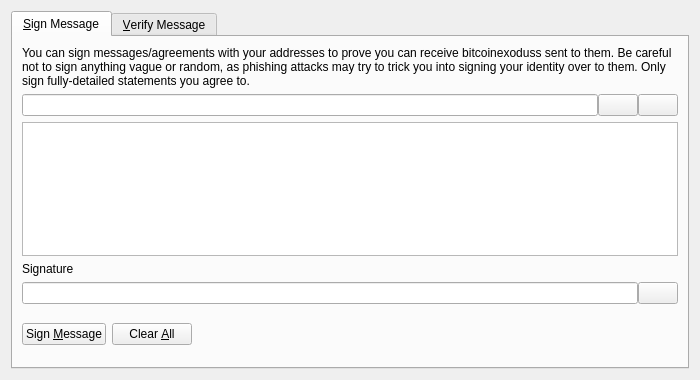
<?xml version="1.0" encoding="UTF-8"?>
<ui version="4.0">
 <class>SignVerifyMessageDialog</class>
 <widget class="QDialog" name="SignVerifyMessageDialog">
  <property name="geometry">
   <rect>
    <x>0</x>
    <y>0</y>
    <width>700</width>
    <height>380</height>
   </rect>
  </property>
  <property name="windowTitle">
   <string>Signatures - Sign / Verify a Message</string>
  </property>
  <property name="modal">
   <bool>true</bool>
  </property>
  <layout class="QVBoxLayout" name="verticalLayout">
   <item>
    <widget class="QTabWidget" name="tabWidget">
     <property name="currentIndex">
      <number>0</number>
     </property>
     <widget class="QWidget" name="tabSignMessage">
      <attribute name="title">
       <string>&amp;Sign Message</string>
      </attribute>
      <layout class="QVBoxLayout" name="verticalLayout_SM">
       <item>
        <widget class="QLabel" name="infoLabel_SM">
         <property name="text">
          <string>You can sign messages/agreements with your addresses to prove you can receive bitcoinexoduss sent to them. Be careful not to sign anything vague or random, as phishing attacks may try to trick you into signing your identity over to them. Only sign fully-detailed statements you agree to.</string>
         </property>
         <property name="textFormat">
          <enum>Qt::PlainText</enum>
         </property>
         <property name="wordWrap">
          <bool>true</bool>
         </property>
        </widget>
       </item>
       <item>
        <layout class="QHBoxLayout" name="horizontalLayout_1_SM">
         <property name="spacing">
          <number>0</number>
         </property>
         <item>
          <widget class="QValidatedLineEdit" name="addressIn_SM">
           <property name="toolTip">
            <string>The BitcoinExodus address to sign the message with</string>
           </property>
          </widget>
         </item>
         <item>
          <widget class="QPushButton" name="addressBookButton_SM">
           <property name="toolTip">
            <string>Choose previously used address</string>
           </property>
           <property name="text">
            <string/>
           </property>
           <property name="icon">
            <iconset resource="../bitcoinexodus.qrc">
             <normaloff>:/icons/address-book</normaloff>:/icons/address-book</iconset>
           </property>
           <property name="shortcut">
            <string>Alt+A</string>
           </property>
           <property name="autoDefault">
            <bool>false</bool>
           </property>
          </widget>
         </item>
         <item>
          <widget class="QPushButton" name="pasteButton_SM">
           <property name="toolTip">
            <string>Paste address from clipboard</string>
           </property>
           <property name="text">
            <string/>
           </property>
           <property name="icon">
            <iconset resource="../bitcoinexodus.qrc">
             <normaloff>:/icons/editpaste</normaloff>:/icons/editpaste</iconset>
           </property>
           <property name="shortcut">
            <string>Alt+P</string>
           </property>
           <property name="autoDefault">
            <bool>false</bool>
           </property>
          </widget>
         </item>
        </layout>
       </item>
       <item>
        <widget class="QPlainTextEdit" name="messageIn_SM">
         <property name="toolTip">
          <string>Enter the message you want to sign here</string>
         </property>
        </widget>
       </item>
       <item>
        <widget class="QLabel" name="signatureLabel_SM">
         <property name="text">
          <string>Signature</string>
         </property>
         <property name="textFormat">
          <enum>Qt::PlainText</enum>
         </property>
        </widget>
       </item>
       <item>
        <layout class="QHBoxLayout" name="horizontalLayout_2_SM">
         <property name="spacing">
          <number>0</number>
         </property>
         <item>
          <widget class="QLineEdit" name="signatureOut_SM">
           <property name="font">
            <font>
             <italic>true</italic>
            </font>
           </property>
           <property name="readOnly">
            <bool>true</bool>
           </property>
          </widget>
         </item>
         <item>
          <widget class="QPushButton" name="copySignatureButton_SM">
           <property name="toolTip">
            <string>Copy the current signature to the system clipboard</string>
           </property>
           <property name="text">
            <string/>
           </property>
           <property name="icon">
            <iconset resource="../bitcoinexodus.qrc">
             <normaloff>:/icons/editcopy</normaloff>:/icons/editcopy</iconset>
           </property>
           <property name="autoDefault">
            <bool>false</bool>
           </property>
          </widget>
         </item>
        </layout>
       </item>
       <item>
        <layout class="QHBoxLayout" name="horizontalLayout_3_SM">
         <item>
          <widget class="QPushButton" name="signMessageButton_SM">
           <property name="toolTip">
            <string>Sign the message to prove you own this BitcoinExodus address</string>
           </property>
           <property name="text">
            <string>Sign &amp;Message</string>
           </property>
           <property name="icon">
            <iconset resource="../bitcoinexodus.qrc">
             <normaloff>:/icons/edit</normaloff>:/icons/edit</iconset>
           </property>
           <property name="autoDefault">
            <bool>false</bool>
           </property>
          </widget>
         </item>
         <item>
          <widget class="QPushButton" name="clearButton_SM">
           <property name="toolTip">
            <string>Reset all sign message fields</string>
           </property>
           <property name="text">
            <string>Clear &amp;All</string>
           </property>
           <property name="icon">
            <iconset resource="../bitcoinexodus.qrc">
             <normaloff>:/icons/remove</normaloff>:/icons/remove</iconset>
           </property>
           <property name="autoDefault">
            <bool>false</bool>
           </property>
          </widget>
         </item>
         <item>
          <spacer name="horizontalSpacer_1_SM">
           <property name="orientation">
            <enum>Qt::Horizontal</enum>
           </property>
           <property name="sizeHint" stdset="0">
            <size>
             <width>40</width>
             <height>48</height>
            </size>
           </property>
          </spacer>
         </item>
         <item>
          <widget class="QLabel" name="statusLabel_SM">
           <property name="font">
            <font>
             <weight>75</weight>
             <bold>true</bold>
            </font>
           </property>
           <property name="text">
            <string/>
           </property>
           <property name="wordWrap">
            <bool>true</bool>
           </property>
          </widget>
         </item>
         <item>
          <spacer name="horizontalSpacer_2_SM">
           <property name="orientation">
            <enum>Qt::Horizontal</enum>
           </property>
           <property name="sizeHint" stdset="0">
            <size>
             <width>40</width>
             <height>48</height>
            </size>
           </property>
          </spacer>
         </item>
        </layout>
       </item>
      </layout>
     </widget>
     <widget class="QWidget" name="tabVerifyMessage">
      <attribute name="title">
       <string>&amp;Verify Message</string>
      </attribute>
      <layout class="QVBoxLayout" name="verticalLayout_VM">
       <item>
        <widget class="QLabel" name="infoLabel_VM">
         <property name="text">
          <string>Enter the receiver's address, message (ensure you copy line breaks, spaces, tabs, etc. exactly) and signature below to verify the message. Be careful not to read more into the signature than what is in the signed message itself, to avoid being tricked by a man-in-the-middle attack. Note that this only proves the signing party receives with the address, it cannot prove sendership of any transaction!</string>
         </property>
         <property name="textFormat">
          <enum>Qt::PlainText</enum>
         </property>
         <property name="alignment">
          <set>Qt::AlignLeading|Qt::AlignLeft|Qt::AlignTop</set>
         </property>
         <property name="wordWrap">
          <bool>true</bool>
         </property>
        </widget>
       </item>
       <item>
        <layout class="QHBoxLayout" name="horizontalLayout_1_VM">
         <property name="spacing">
          <number>0</number>
         </property>
         <item>
          <widget class="QValidatedLineEdit" name="addressIn_VM">
           <property name="toolTip">
            <string>The BitcoinExodus address the message was signed with</string>
           </property>
          </widget>
         </item>
         <item>
          <widget class="QPushButton" name="addressBookButton_VM">
           <property name="toolTip">
            <string>Choose previously used address</string>
           </property>
           <property name="text">
            <string/>
           </property>
           <property name="icon">
            <iconset resource="../bitcoinexodus.qrc">
             <normaloff>:/icons/address-book</normaloff>:/icons/address-book</iconset>
           </property>
           <property name="shortcut">
            <string>Alt+A</string>
           </property>
           <property name="autoDefault">
            <bool>false</bool>
           </property>
          </widget>
         </item>
        </layout>
       </item>
       <item>
        <widget class="QPlainTextEdit" name="messageIn_VM"/>
       </item>
       <item>
        <widget class="QValidatedLineEdit" name="signatureIn_VM"/>
       </item>
       <item>
        <layout class="QHBoxLayout" name="horizontalLayout_2_VM">
         <item>
          <widget class="QPushButton" name="verifyMessageButton_VM">
           <property name="toolTip">
            <string>Verify the message to ensure it was signed with the specified BitcoinExodus address</string>
           </property>
           <property name="text">
            <string>Verify &amp;Message</string>
           </property>
           <property name="icon">
            <iconset resource="../bitcoinexodus.qrc">
             <normaloff>:/icons/transaction_0</normaloff>:/icons/transaction_0</iconset>
           </property>
           <property name="autoDefault">
            <bool>false</bool>
           </property>
          </widget>
         </item>
         <item>
          <widget class="QPushButton" name="clearButton_VM">
           <property name="toolTip">
            <string>Reset all verify message fields</string>
           </property>
           <property name="text">
            <string>Clear &amp;All</string>
           </property>
           <property name="icon">
            <iconset resource="../bitcoinexodus.qrc">
             <normaloff>:/icons/remove</normaloff>:/icons/remove</iconset>
           </property>
           <property name="autoDefault">
            <bool>false</bool>
           </property>
          </widget>
         </item>
         <item>
          <spacer name="horizontalSpacer_1_VM">
           <property name="orientation">
            <enum>Qt::Horizontal</enum>
           </property>
           <property name="sizeHint" stdset="0">
            <size>
             <width>40</width>
             <height>48</height>
            </size>
           </property>
          </spacer>
         </item>
         <item>
          <widget class="QLabel" name="statusLabel_VM">
           <property name="font">
            <font>
             <weight>75</weight>
             <bold>true</bold>
            </font>
           </property>
           <property name="text">
            <string/>
           </property>
           <property name="wordWrap">
            <bool>true</bool>
           </property>
          </widget>
         </item>
         <item>
          <spacer name="horizontalSpacer_2_VM">
           <property name="orientation">
            <enum>Qt::Horizontal</enum>
           </property>
           <property name="sizeHint" stdset="0">
            <size>
             <width>40</width>
             <height>48</height>
            </size>
           </property>
          </spacer>
         </item>
        </layout>
       </item>
      </layout>
     </widget>
    </widget>
   </item>
  </layout>
 </widget>
 <customwidgets>
  <customwidget>
   <class>QValidatedLineEdit</class>
   <extends>QLineEdit</extends>
   <header>qt/qvalidatedlineedit.h</header>
  </customwidget>
 </customwidgets>
 <resources>
  <include location="../bitcoinexodus.qrc"/>
 </resources>
 <connections/>
</ui>
